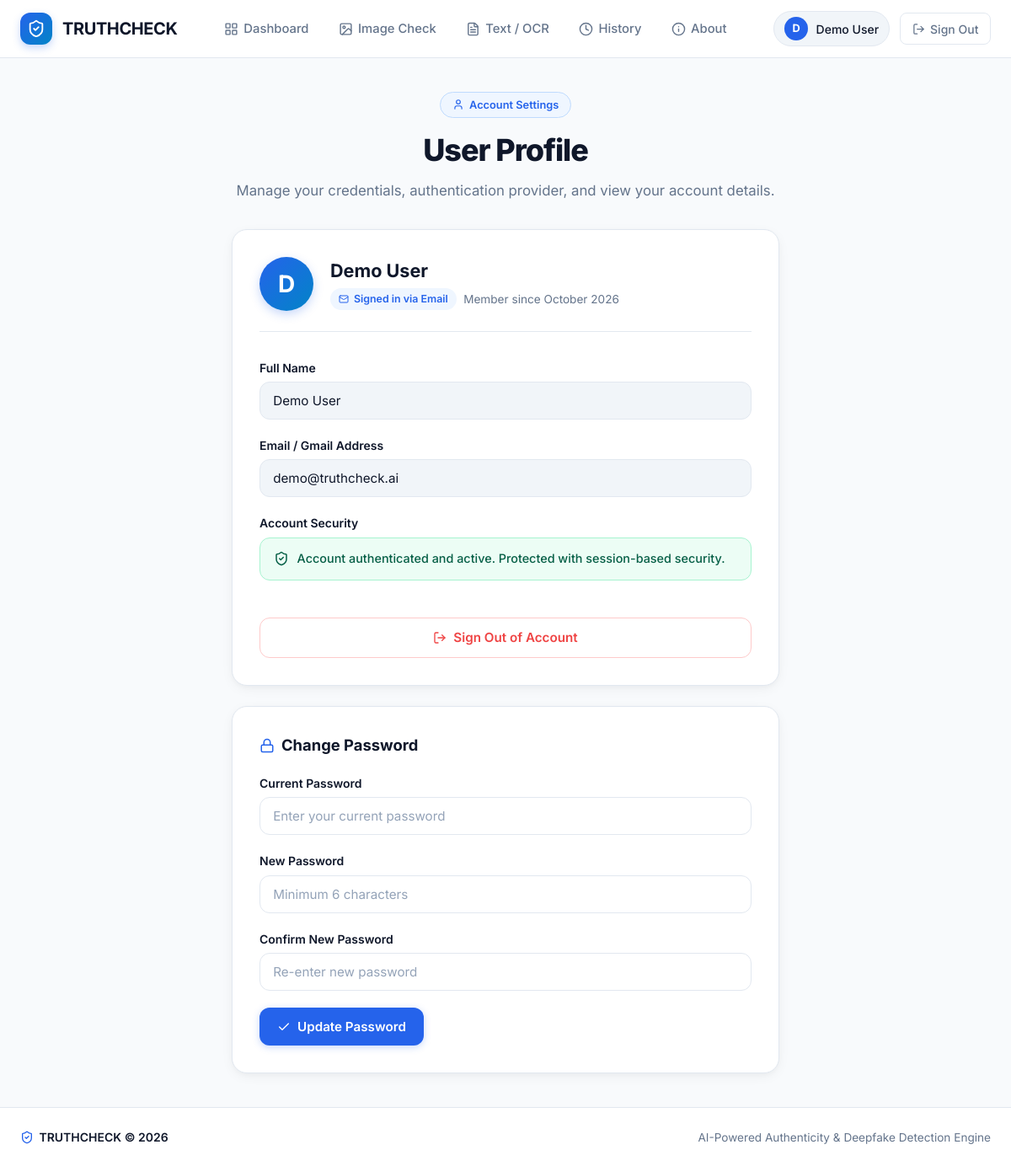
Screenshot of /profile (signed in) with the database file from the repository.
### db_models.py (models this page shows)
class User(db.Model, UserMixin):
    __tablename__ = "users"
    id = db.Column(db.Integer, primary_key=True)
    auth_method = db.Column(db.String(20), nullable=False, default="email")  # 'email', 'google', 'phone'
    email = db.Column(db.String(120), unique=True, nullable=True)
    phone = db.Column(db.String(25), unique=True, nullable=True)
    full_name = db.Column(db.String(100), nullable=True)
    password_hash = db.Column(db.String(256), nullable=True)
    avatar_url = db.Column(db.String(255), nullable=True)
    created_at = db.Column(db.DateTime, default=datetime.utcnow)
    checks = db.relationship("CheckHistory", backref="user", lazy=True, cascade="all, delete-orphan")
    def get_display_name(self):
        if self.full_name:
            return self.full_name
        if self.email:
            return self.email.split("@")[0].capitalize()
        if self.phone:
            return f"User ({self.phone[-4:]})"
        return "TruthCheck User"
    def get_identifier(self):
        if self.email:
            return self.email
        if self.phone:
            return self.phone
        return "Anonymous User"

### app.py (the view)
@app.route("/profile")
@login_required
def profile():
    return render_template("profile.html")

### app.py (called while the page is built)
@login_manager.user_loader
def load_user(user_id):
    return User.query.get(int(user_id))

@app.context_processor
def inject_globals():
    return dict(
        google_client_id=GOOGLE_CLIENT_ID,
        firebase_config=FIREBASE_CONFIG
    )

### templates/profile.html (shortened to what this page needs)
{% extends "base.html" %}
{% block content %}
<div class="hero-simple" style="margin-bottom: 2rem;">
  <div class="hero-tag">
    <i data-lucide="user" style="width: 14px; height: 14px;"></i>
    <span>Account Settings</span>
  </div>
  <h1 class="hero-title">User Profile</h1>
  <p class="hero-desc">Manage your credentials, authentication provider, and view your account details.</p>
</div>
<div style="max-width: 650px; margin: 0 auto;">
  <div class="modern-card">
    <div style="display: flex; align-items: center; gap: 1.25rem; margin-bottom: 2rem; padding-bottom: 1.5rem; border-bottom: 1px solid var(--border-subtle);">
      <div style="width: 64px; height: 64px; border-radius: 50%; background: linear-gradient(135deg, var(--primary), var(--accent)); color: white; display: flex; align-items: center; justify-content: center; font-size: 1.75rem; font-weight: 700; box-shadow: 0 4px 12px rgba(37, 99, 235, 0.25);">
        {{ current_user.get_display_name()[0] | upper }}
      </div>
      <div>
        <h2 style="font-size: 1.35rem; font-weight: 700; color: var(--text-main); margin-bottom: 0.25rem;">
          {{ current_user.get_display_name() }}
        </h2>
        <div style="display: flex; gap: 0.5rem; align-items: center;">
          <span class="tag-badge" style="background: var(--primary-light); color: var(--primary);">
            <i data-lucide="{{ 'mail' if current_user.auth_method == 'email' else ('phone' if current_user.auth_method == 'phone' else 'globe') }}" style="width: 12px; height: 12px;"></i>
            Signed in via {{ current_user.auth_method | capitalize }}
          </span>
          <span style="font-size: 0.85rem; color: var(--text-muted);">Member since {{ current_user.created_at.strftime('%B %Y') }}</span>
        </div>
      </div>
    </div>
    <div style="display: flex; flex-direction: column; gap: 1.25rem;">
      <div class="form-group" style="margin-bottom: 0;">
        <label class="form-label">Full Name</label>
        <input type="text" class="form-control" value="{{ current_user.get_display_name() }}" readonly style="background: var(--bg-secondary);">
      </div>
      {% if current_user.email %}
        <div class="form-group" style="margin-bottom: 0;">
          <label class="form-label">Email / Gmail Address</label>
          <input type="text" class="form-control" value="{{ current_user.email }}" readonly style="background: var(--bg-secondary);">
        </div>
      {% endif %}
      <div class="form-group" style="margin-bottom: 0;">
        <label class="form-label">Account Security</label>
        <div style="padding: 0.85rem 1rem; background: var(--success-light); border: 1px solid var(--success-border); border-radius: var(--radius-md); display: flex; align-items: center; gap: 0.6rem; color: #065F46; font-size: 0.9rem; font-weight: 500;">
          <i data-lucide="shield-check" style="width: 18px; height: 18px; flex-shrink: 0;"></i>
          <span>Account authenticated and active. Protected with session-based security.</span>
        </div>
      </div>
      <div style="margin-top: 1.5rem; display: flex; gap: 1rem; align-items: center;">
        <a href="{{ url_for('logout') }}" class="btn btn-outline" style="color: var(--danger); border-color: var(--danger-border); flex: 1;">
          <i data-lucide="log-out" style="width: 16px; height: 16px;"></i>
          Sign Out of Account
        </a>
      </div>
    </div>
  </div>
  {% if current_user.password_hash %}
    <div class="modern-card" style="margin-top: 1.5rem;">
      <h3 style="font-size: 1.15rem; font-weight: 700; color: var(--text-main); margin-bottom: 1.25rem; display: flex; align-items: center; gap: 0.5rem;">
        <i data-lucide="lock" style="width: 18px; height: 18px; color: var(--primary);"></i>
        Change Password
      </h3>
      <form action="{{ url_for('change_password') }}" method="POST">
        <div class="form-group">
          <label class="form-label" for="current_password">Current Password</label>
          <input type="password" id="current_password" name="current_password" class="form-control" placeholder="Enter your current password" required>
        </div>
        <div class="form-group">
          <label class="form-label" for="new_password">New Password</label>
          <input type="password" id="new_password" name="new_password" class="form-control" placeholder="Minimum 6 characters" minlength="6" required>
        </div>
        <div class="form-group">
          <label class="form-label" for="confirm_password">Confirm New Password</label>
          <input type="password" id="confirm_password" name="confirm_password" class="form-control" placeholder="Re-enter new password" minlength="6" required>
        </div>
        <button type="submit" class="btn btn-primary">
          <i data-lucide="check" style="width: 16px; height: 16px;"></i>
          Update Password
        </button>
      </form>
    </div>
  {% endif %}
</div>
{% endblock %}

### templates/base.html (shortened to what this page needs)
<!DOCTYPE html>
<html lang="en">
<head>
  <link rel="stylesheet" href="{{ url_for('static', filename='css/modern-simple.css') }}">
</head>
<body>
  <header class="modern-navbar">
    <div class="nav-container">
      <a href="{{ url_for('dashboard') }}" class="nav-brand">
        <div class="nav-brand-badge">
          <i data-lucide="shield-check" style="width: 22px; height: 22px;"></i>
        </div>
        <span>TRUTHCHECK</span>
      </a>
      <nav>
        <ul class="nav-links">
          <li>
            <a href="{{ url_for('dashboard') }}" class="nav-link {% if request.endpoint == 'dashboard' or request.endpoint == 'index' %}active{% endif %}">
              <i data-lucide="layout-grid" style="width: 17px; height: 17px;"></i>
              <span>Dashboard</span>
            </a>
          </li>
          <li>
            <a href="{{ url_for('image_check') }}" class="nav-link {% if request.endpoint == 'image_check' %}active{% endif %}">
              <i data-lucide="image" style="width: 17px; height: 17px;"></i>
              <span>Image Check</span>
            </a>
          </li>
          <li>
            <a href="{{ url_for('text_check') }}" class="nav-link {% if request.endpoint == 'text_check' %}active{% endif %}">
              <i data-lucide="file-text" style="width: 17px; height: 17px;"></i>
              <span>Text / OCR</span>
            </a>
          </li>
          <li>
            <a href="{{ url_for('history') }}" class="nav-link {% if request.endpoint == 'history' %}active{% endif %}">
              <i data-lucide="clock" style="width: 17px; height: 17px;"></i>
              <span>History</span>
            </a>
          </li>
          <li>
            <a href="{{ url_for('about') }}" class="nav-link {% if request.endpoint == 'about' %}active{% endif %}">
              <i data-lucide="info" style="width: 17px; height: 17px;"></i>
              <span>About</span>
            </a>
          </li>
        </ul>
      </nav>
      <div class="nav-user">
        {% if current_user.is_authenticated %}
          <a href="{{ url_for('profile') }}" class="user-badge" title="Logged in as {{ current_user.get_identifier() }}">
            <div class="user-avatar-circle">
              {{ current_user.get_display_name()[0] | upper }}
            </div>
            <span>{{ current_user.get_display_name() }}</span>
          </a>
          <a href="{{ url_for('logout') }}" class="btn-signout" title="Sign out of TRUTHCHECK">
            <i data-lucide="log-out" style="width: 15px; height: 15px;"></i>
            <span>Sign Out</span>
          </a>
        {% else %}
          <a href="{{ url_for('login') }}" class="btn btn-primary" style="padding: 0.45rem 1rem; font-size: 0.875rem;">
            <i data-lucide="log-in" style="width: 16px; height: 16px;"></i>
            <span>Sign In</span>
          </a>
        {% endif %}
      </div>
    </div>
  </header>
  <main class="page-container">
    {% block content %}{% endblock %}
  </main>
  <footer class="modern-footer">
    <div style="max-width: 1200px; margin: 0 auto; display: flex; justify-content: space-between; align-items: center; flex-wrap: wrap; gap: 1rem;">
      <div style="font-weight: 600; color: var(--text-main); display: flex; align-items: center; gap: 0.4rem;">
        <i data-lucide="shield-check" style="width: 16px; height: 16px; color: var(--primary);"></i>
        TRUTHCHECK &copy; 2026
      </div>
      <div style="color: var(--text-muted); font-size: 0.85rem;">
        AI-Powered Authenticity & Deepfake Detection Engine
      </div>
    </div>
  </footer>
</body>
</html>

### rows the page displays
User: full_name "D", get_display_name "Demo User", auth_method "Email", created_at "October 2026", email "demo@truthcheck.ai"
